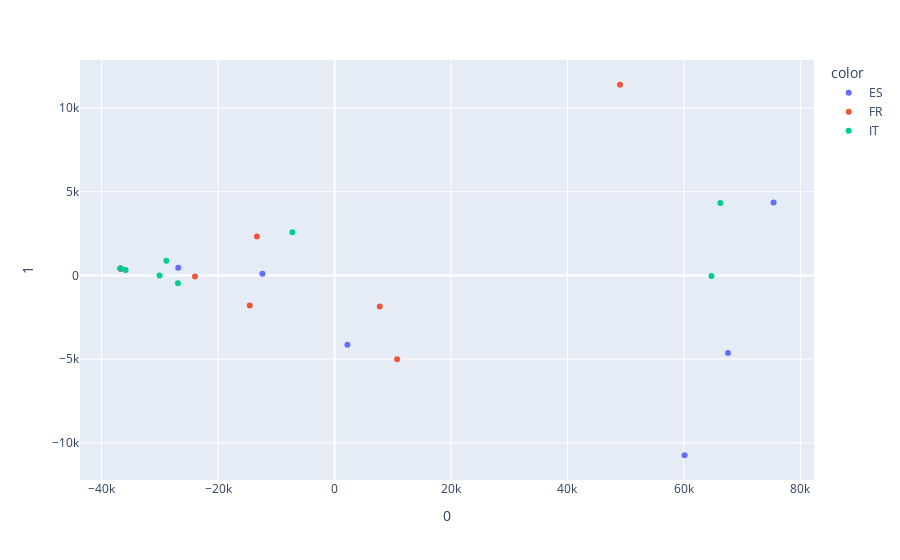

Notebook source saved alongside this figure:
### Markdown cell above
### 7. PCA

### Code cell
from sklearn.decomposition import PCA

X = df[['cases', 'deaths','month']]

pca = PCA(n_components=2)
components = pca.fit_transform(X)

fig = px.scatter(components, x=0, y=1, color=df['code'])
fig.show()

### Figure 1 — Plotly figure (JSON) as saved in the notebook; plotly's stock layout.template omitted (floating-point values rounded to 4 significant figures)
{"data": [{"hovertemplate": "color=ES<br>0=%{x}<br>1=%{y}<extra></extra>", "legendgroup": "ES", "marker": {"color": "#636efa", "symbol": "circle"}, "mode": "markers", "name": "ES", "orientation": "v", "showlegend": true, "type": "scatter", "x": [-36770.0, -36720.0, 67580.0, 75400.0, -12390.0, -26860.0, 2212.0, 60120.0], "xaxis": "x", "y": [407.1, 400.7, -4640.0, 4360.0, 102.9, 461.5, -4150.0, -10750.0], "yaxis": "y"}, {"hovertemplate": "color=FR<br>0=%{x}<br>1=%{y}<extra></extra>", "legendgroup": "FR", "marker": {"color": "#EF553B", "symbol": "circle"}, "mode": "markers", "name": "FR", "orientation": "v", "showlegend": true, "type": "scatter", "x": [-36770.0, -36720.0, 7764.0, 49020.0, -13330.0, -23980.0, -14570.0, 10750.0], "xaxis": "x", "y": [406.4, 403.0, -1859.0, 11390.0, 2329.0, -69.12, -1796.0, -5007.0], "yaxis": "y"}, {"hovertemplate": "color=IT<br>0=%{x}<br>1=%{y}<extra></extra>", "legendgroup": "IT", "marker": {"color": "#00cc96", "symbol": "circle"}, "mode": "markers", "name": "IT", "orientation": "v", "showlegend": true, "type": "scatter", "x": [-36770.0, -35890.0, 64740.0, 66270.0, -7235.0, -28890.0, -30050.0, -26900.0], "xaxis": "x", "y": [406.7, 323.2, -41.96, 4329.0, 2584.0, 881.2, -3.33, -472.7], "yaxis": "y"}], "layout": {"legend": {"title": {"text": "color"}, "tracegroupgap": 0}, "margin": {"t": 60}, "xaxis": {"anchor": "y", "domain": [0, 1], "title": {"text": "0"}}, "yaxis": {"anchor": "x", "domain": [0, 1], "title": {"text": "1"}}}}
